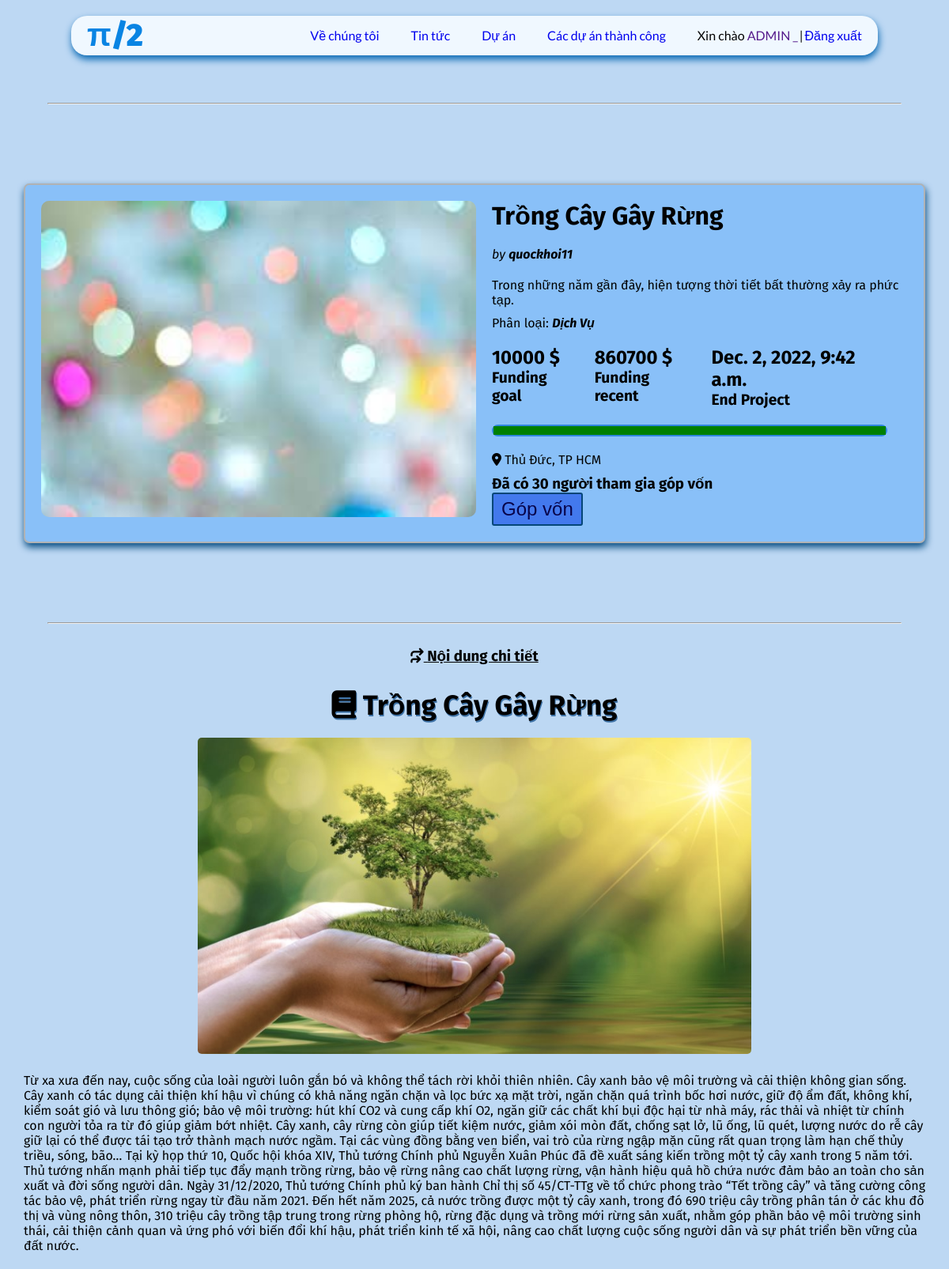
The app's page /projects/Project_1/ (signed in) with its own data.
### user/models.py (models this page shows)
class User(AbstractUser):
    Money=models.IntegerField(default=0)
    Image=models.ImageField(default="/static/images/default_avatar.jpg")
    Phone=models.CharField(default='',max_length=15)

### viewproject/models.py (models this page shows)
class Project(models.Model):
    Title=models.CharField(max_length=50)
    ShortDescribe=models.TextField(default='',max_length=70)
    Content=models.TextField(default='',max_length=50)
    Owner=models.ForeignKey(User,on_delete=models.CASCADE)
    Category_Choices=[
        ('uncategorized','Chưa phân loại'),
        ('cong-nghe','Công nghệ'),
        ('dich-vu','Dịch vụ'),
        ('du-lich','Du lịch'),
        ('nong-nghiep','Nông nghiệp'),
        ('giao-duc','Giáo dục'),
    ]
    Category=models.CharField(default='',choices=Category_Choices,max_length=20)
    Image=models.ImageField( null=True, blank=True, upload_to="")
    Image_Content=models.ImageField( null=True, blank=True,upload_to="")
    GoalFund=models.IntegerField(default=0)
    RecentFund=models.IntegerField(default=0)
    DateEnd=models.DateTimeField(auto_now=True)
    IsSuccessfull=models.BooleanField(default=False)
    Location=models.CharField(default='',max_length=50)
    Price=models.IntegerField(default=0)

### viewproject/views.py (the view)
# urls.py: path('projects/',include('viewproject.urls')),
def viewproject(request,Project_id):
    project=Project.objects.get(pk=Project_id)
    user=request.user
    return render(request, 'Projectviews.html',{"p":project,"u":user})

### viewproject/templates/Projectviews.html (shortened to what this page needs)
{% extends 'base1.html' %}
{% block contents %}
<hr class="hr1">
<div class="content">
    <div class="contenttop">
        <div class="left">
            <img src="{{p.Image.url}}" alt="">
        </div>
        <div class="right">
            <div class="project">
                <h1 class="project_title">{{ p.Title }}</h1>
                <i class="iown">by <b><a class="owner" href="">{{ p.Owner }}</a></b></i>
                <p class="project_shortdescribe">{{ p.ShortDescribe }}</p>
                <p class="cate">Phân loại: <i><b>{{p.Category}}</b></i></p>
                <ul class="project_data">
                    <li>
                        <div class="fundgoal">
                        <h5>{{p.GoalFund}} $</h5>
                        <h6>Funding goal</h6>
                        </div>
                    </li>
                    <li>
                        <div class="fundgoal">
                            <h5>{{p.RecentFund}} $</h5>
                            <h6>Funding recent</h6>
                        </div>
                    </li>
                    <li>
                        <div class="fundrecent">
                            <h5>{{p.DateEnd}}</h5>
                            <h6>End Project</h6>
                        </div>
                    </li>
                </ul>
                <progress class="project_progress" max="{{p.GoalFund}}" value="{{p.RecentFund}}"></progress>
                <div class="location"><i class="fa-solid fa-location-dot"></i><span> {{p.Location}}</span></div>
                <h3>Đã có {{p.fundproject_set.all.count}} người tham gia góp vốn</h3>
            </div>
            <button type="button" onclick=" location.href='fund'">Góp vốn</button>
        </div>
    </div>
    <hr>
    <div class="contentbelow">
        <div class="project_content">
            <h3 class="h4_ndct"><i class="fa-solid fa-arrows-turn-right"></i> Nội dung chi tiết</h3>
            <h2 class="title_content"><i class="fa-solid fa-book"></i> {{ p.Title }}</h2>
            <img class= "img_content" src="{{p.Image_Content.url}}" alt="">
            <p class="p_content">{{p.Content}}</p>
        </div>
    </div>
</div>
{% endblock %}

### viewproject/templates/base1.html (shortened to what this page needs)
<!DOCTYPE html>
<html lang="en">
<head>
    {% load static %}
    <link rel="stylesheet" href = "{% static 'css/viewproject.css' %}" type="text/css">
</head>
<body>
    <div class="contain">
        <div class="header">
            <div class="header-top">
                <a href="/" id="logo">π/2</a>
                <ul>
                    <li><a href="/aboutus">Về chúng tôi</a></li>
                    <li><a href="/news">Tin tức</a></li>
                    <li><a href="/projects">Dự án</a></li>
                    <li><a href="/successproject">Các dự án thành công</a></li>
                    {% if user.username %}
                        <li style='margin-right: 2px; text-decoration: none'> Xin chào <a href="">{{user.first_name}} {{user.last_name}}</a></li>|
                        <li style='margin-left: 2px'><a href="{% url 'logout' %}">Đăng xuất</a></li>
                    {% else %}
                        <li style='margin-right: 2px'><a href="{% url 'register' %}">Đăng ký</a> </li>|
                        <li style='margin-left: 2px'><a href="{% url 'login' %}">Đăng nhập</a> </li>
                    {% endif %}
                </ul>
            </div>
        </div>
        {% block contents %}
        {% endblock %}
    </div>
</body>
</html>

### static/css/viewproject.css (style rules this page uses)
* { margin: 0; padding: 0; box-sizing: border-box; }
body { font-family: 'Fira Sans', sans-serif; background-color: #bdd8f3; }
.contain { width: 100%; margin: 0 auto; }
ul { list-style: none; }
.header { padding-top: 20px; height: 100px; width: 100%; background-size: cover; background-position: center; }
a { text-decoration: none; }
.header .header-top { margin: 0 auto; width: 85%; min-height: 50px; display: flex; justify-content: space-between; align-items: center; background-color: aliceblue; border-radius: 20px; box-shadow: 1px 5px 10px #0768b3; font-family: 'Lato', sans-serif; }
.header .header-top ul { display: flex; }
.header .header-top ul li { list-style: none; margin: 0 20px; }
.header .header-top #logo { font-size: 40px; font-weight:900; display: block; margin-left: 20px; color: #0984e3; font-family: 'Fira Sans', sans-serif; }
.hr1 { margin-top: 30px; }
.content { min-height: 1200px; }
.contenttop { width: 95%; margin: 100px auto; display: flex; padding: 20px; background-color: #89c0f8; border-radius: 7px; border: solid 2px #b0b2b4; box-shadow: 1px 5px 10px #044b81; }
.contenttop .left img { width: 550px; height: 400px; border-radius: 10px; }
.contenttop .right { padding-left: 20px; width: fit-content; }
.content .right .project { min-height: 360px; }
.contenttop .right .iown { display: block; margin: 20px 0px ; }
.contenttop .right .cate { margin-top: 10px; }
.contenttop .right .project_data { display: flex; list-style: none; margin-top: 20px; font-size: 120%; }
.contenttop .right ul li { font-size: 150%; margin-right:20px; }
.contenttop .right progress { display: block; margin-top: 20px; margin-bottom: 20px; height: 15px; width: 500px; border-radius: 10px; border: solid 2px #2e86de; }
.contenttop .right .owner { margin-top: 1000px; color: #000; }
.contenttop .right .location { height: fit-content; margin-bottom: 10px; }
.contenttop .right button { font-size: 150%; padding: 5px 10px; border-radius: 3px; border: solid 2px #054678; background-color: rgb(67, 121, 237); color: #08044a; cursor: pointer; }
.contentbelow { display: flex; }
.project_content { margin: 0 30px; justify-items: center; }
.project_content .h4_ndct { text-decoration:underline; }
.project_content h2 { width: fit-content; margin: 0 auto; margin-top : 30px; font-size: 220%; text-shadow: 1px 2px #3f73a7; }
.project_content .p_content { margin: 20px 0; }
.project_content .img_content { margin-top: 20px; width: 700px; height: 400px; border-radius: 5px; }
hr { width: 90%; margin: 0 auto; margin-bottom: 30px; }

### records on screen
User: first_name "ADMIN", last_name "_"
Project: Image (picture), Title "Trồng Cây Gây Rừng", Owner "quockhoi11", ShortDescribe "Trong những năm gần đây, hiện tượng thời tiết bất thường xảy ra phức tạp.", Category "Dịch Vụ", GoalFund "10000", RecentFund "860700", DateEnd "Dec. 2, 2022, 9:42 a.m.", Location "Thủ Đức, TP HCM", fundproject_set.all.count "30", Image_Content (picture), Content "Từ xa xưa đến nay, cuộc sống của loài người luôn gắn bó và không thể tách rời khỏi thiên nhiên. Cây xanh bảo vệ môi trường và cải thiện không gian sống. Cây xanh có tác dụng cải thiện khí hậu vì chúng có khả năng ngăn chặn và lọc bức xạ mặt trời, ngăn chặn quá trình bốc hơi nước, giữ độ ẩm đất, không khí, kiểm soát gió và lưu thông gió; bảo vệ môi trường: hút khí CO2 và cung cấp khí O2, ngăn giữ các chất khí bụi độc hại từ nhà máy, rác thải và nhiệt từ chính con người tỏa ra từ đó giúp giảm bớt nhiệt. Cây xanh, cây rừng còn giúp tiết kiệm nước, giảm xói mòn đất, chống sạt lở, lũ ống, lũ quét, lượng nước do rễ cây giữ lại có thể được tái tạo trở thành mạch nước ngầm. Tại các vùng đồng bằng…"
